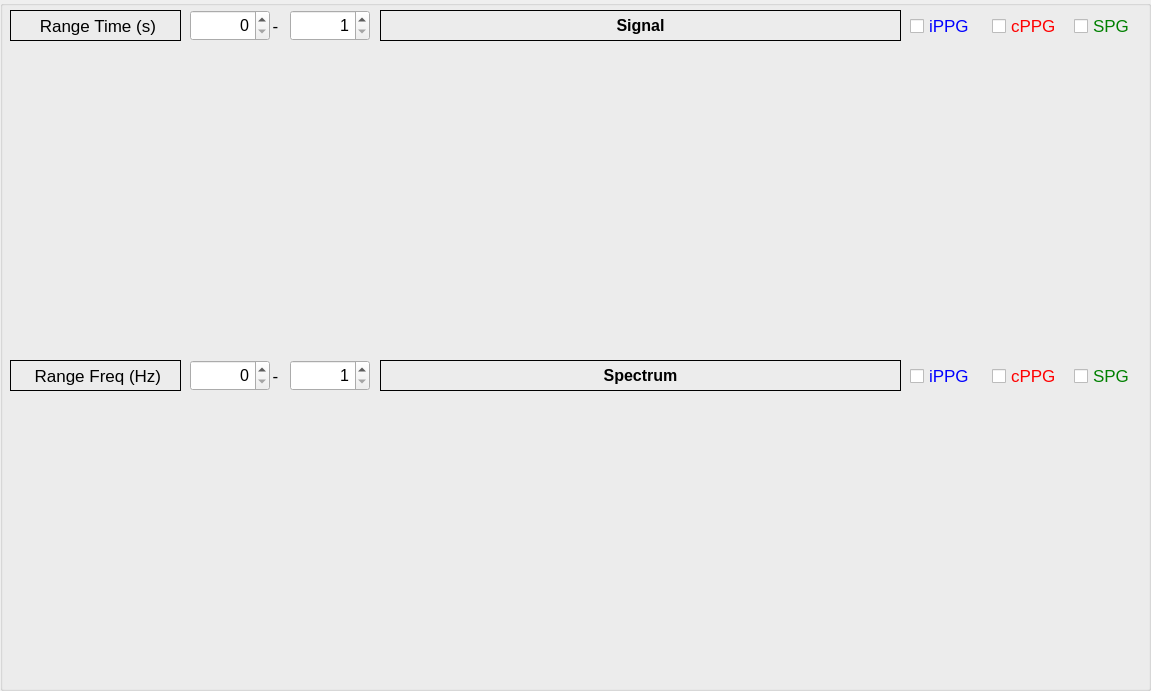
   <widget class="QGroupBox" name="result_group">
    <property name="geometry">
     <rect>
      <x>540</x>
      <y>-10</y>
      <width>1151</width>
      <height>691</height>
     </rect>
    </property>
    <property name="title">
     <string/>
    </property>
    <widget class="QLabel" name="freq_ippg">
     <property name="geometry">
      <rect>
       <x>380</x>
       <y>360</y>
       <width>521</width>
       <height>31</height>
      </rect>
     </property>
     <property name="font">
      <font>
       <pointsize>12</pointsize>
       <weight>75</weight>
       <bold>true</bold>
      </font>
     </property>
     <property name="frameShape">
      <enum>QFrame::Box</enum>
     </property>
     <property name="text">
      <string>Spectrum</string>
     </property>
     <property name="alignment">
      <set>Qt::AlignCenter</set>
     </property>
    </widget>
    <widget class="QLabel" name="ippg_cppg">
     <property name="geometry">
      <rect>
       <x>380</x>
       <y>10</y>
       <width>521</width>
       <height>31</height>
      </rect>
     </property>
     <property name="font">
      <font>
       <pointsize>12</pointsize>
       <weight>75</weight>
       <bold>true</bold>
      </font>
     </property>
     <property name="frameShape">
      <enum>QFrame::Box</enum>
     </property>
     <property name="text">
      <string>Signal</string>
     </property>
     <property name="alignment">
      <set>Qt::AlignCenter</set>
     </property>
    </widget>
    <widget class="QWidget" name="signal_plt" native="true">
     <property name="geometry">
      <rect>
       <x>0</x>
       <y>50</y>
       <width>1151</width>
       <height>300</height>
      </rect>
     </property>
    </widget>
    <widget class="QWidget" name="freq_plt" native="true">
     <property name="geometry">
      <rect>
       <x>0</x>
       <y>400</y>
       <width>1151</width>
       <height>300</height>
      </rect>
     </property>
    </widget>
    <widget class="QWidget" name="gridLayoutWidget_2">
     <property name="geometry">
      <rect>
       <x>910</x>
       <y>10</y>
       <width>240</width>
       <height>33</height>
      </rect>
     </property>
     <layout class="QGridLayout" name="gridLayout_2">
      <item row="0" column="3">
       <widget class="QCheckBox" name="signal_spg_show">
        <property name="font">
         <font>
          <pointsize>13</pointsize>
         </font>
        </property>
        <property name="styleSheet">
         <string notr="true">color: green;</string>
        </property>
        <property name="text">
         <string>SPG</string>
        </property>
       </widget>
      </item>
      <item row="0" column="0">
       <widget class="QCheckBox" name="signal_ippg_show">
        <property name="font">
         <font>
          <pointsize>13</pointsize>
         </font>
        </property>
        <property name="styleSheet">
         <string notr="true">color: blue;</string>
        </property>
        <property name="text">
         <string>iPPG</string>
        </property>
       </widget>
      </item>
      <item row="0" column="2">
       <widget class="QCheckBox" name="signal_cppg_show">
        <property name="font">
         <font>
          <pointsize>13</pointsize>
         </font>
        </property>
        <property name="styleSheet">
         <string notr="true">color: red;</string>
        </property>
        <property name="text">
         <string>cPPG</string>
        </property>
       </widget>
      </item>
     </layout>
    </widget>
    <widget class="QWidget" name="gridLayoutWidget_3">
     <property name="geometry">
      <rect>
       <x>910</x>
       <y>360</y>
       <width>240</width>
       <height>33</height>
      </rect>
     </property>
     <layout class="QGridLayout" name="gridLayout_3">
      <item row="0" column="3">
       <widget class="QCheckBox" name="freq_spg_show">
        <property name="font">
         <font>
          <pointsize>13</pointsize>
         </font>
        </property>
        <property name="styleSheet">
         <string notr="true">color: green;</string>
        </property>
        <property name="text">
         <string>SPG</string>
        </property>
       </widget>
      </item>
      <item row="0" column="0">
       <widget class="QCheckBox" name="freq_ippg_show">
        <property name="font">
         <font>
          <pointsize>13</pointsize>
         </font>
        </property>
        <property name="styleSheet">
         <string notr="true">color: blue;</string>
        </property>
        <property name="text">
         <string>iPPG</string>
        </property>
       </widget>
      </item>
      <item row="0" column="2">
       <widget class="QCheckBox" name="freq_cppg_show">
        <property name="font">
         <font>
          <pointsize>13</pointsize>
         </font>
        </property>
        <property name="styleSheet">
         <string notr="true">color: red;</string>
        </property>
        <property name="text">
         <string>cPPG</string>
        </property>
       </widget>
      </item>
     </layout>
    </widget>
    <widget class="QSpinBox" name="time_start">
     <property name="geometry">
      <rect>
       <x>190</x>
       <y>10</y>
       <width>80</width>
       <height>31</height>
      </rect>
     </property>
     <property name="font">
      <font>
       <pointsize>12</pointsize>
      </font>
     </property>
     <property name="alignment">
      <set>Qt::AlignRight|Qt::AlignTrailing|Qt::AlignVCenter</set>
     </property>
     <property name="suffix">
      <string/>
     </property>
     <property name="minimum">
      <number>0</number>
     </property>
     <property name="maximum">
      <number>1000</number>
     </property>
     <property name="singleStep">
      <number>1</number>
     </property>
     <property name="value">
      <number>0</number>
     </property>
    </widget>
    <widget class="QSpinBox" name="time_end">
     <property name="geometry">
      <rect>
       <x>290</x>
       <y>10</y>
       <width>80</width>
       <height>31</height>
      </rect>
     </property>
     <property name="font">
      <font>
       <pointsize>12</pointsize>
      </font>
     </property>
     <property name="alignment">
      <set>Qt::AlignRight|Qt::AlignTrailing|Qt::AlignVCenter</set>
     </property>
     <property name="minimum">
      <number>1</number>
     </property>
     <property name="maximum">
      <number>1000</number>
     </property>
    </widget>
    <widget class="QLabel" name="cppg_freq_2">
     <property name="geometry">
      <rect>
       <x>260</x>
       <y>10</y>
       <width>31</width>
       <height>31</height>
      </rect>
     </property>
     <property name="font">
      <font>
       <pointsize>13</pointsize>
      </font>
     </property>
     <property name="frameShape">
      <enum>QFrame::NoFrame</enum>
     </property>
     <property name="text">
      <string>-</string>
     </property>
     <property name="alignment">
      <set>Qt::AlignCenter</set>
     </property>
    </widget>
    <widget class="QLabel" name="cppg_freq_3">
     <property name="geometry">
      <rect>
       <x>10</x>
       <y>10</y>
       <width>171</width>
       <height>31</height>
      </rect>
     </property>
     <property name="font">
      <font>
       <pointsize>13</pointsize>
      </font>
     </property>
     <property name="frameShape">
      <enum>QFrame::Box</enum>
     </property>
     <property name="text">
      <string> Range Time (s)</string>
     </property>
     <property name="alignment">
      <set>Qt::AlignCenter</set>
     </property>
    </widget>
    <widget class="QLabel" name="cppg_freq_4">
     <property name="geometry">
      <rect>
       <x>10</x>
       <y>360</y>
       <width>171</width>
       <height>31</height>
      </rect>
     </property>
     <property name="font">
      <font>
       <pointsize>13</pointsize>
      </font>
     </property>
     <property name="frameShape">
      <enum>QFrame::Box</enum>
     </property>
     <property name="text">
      <string> Range Freq (Hz)</string>
     </property>
     <property name="alignment">
      <set>Qt::AlignCenter</set>
     </property>
    </widget>
    <widget class="QSpinBox" name="freq_end">
     <property name="geometry">
      <rect>
       <x>290</x>
       <y>360</y>
       <width>80</width>
       <height>31</height>
      </rect>
     </property>
     <property name="font">
      <font>
       <pointsize>12</pointsize>
      </font>
     </property>
     <property name="alignment">
      <set>Qt::AlignRight|Qt::AlignTrailing|Qt::AlignVCenter</set>
     </property>
     <property name="minimum">
      <number>1</number>
     </property>
     <property name="maximum">
      <number>1000</number>
     </property>
    </widget>
    <widget class="QLabel" name="cppg_freq_5">
     <property name="geometry">
      <rect>
       <x>260</x>
       <y>360</y>
       <width>31</width>
       <height>31</height>
      </rect>
     </property>
     <property name="font">
      <font>
       <pointsize>13</pointsize>
      </font>
     </property>
     <property name="frameShape">
      <enum>QFrame::NoFrame</enum>
     </property>
     <property name="text">
      <string>-</string>
     </property>
     <property name="alignment">
      <set>Qt::AlignCenter</set>
     </property>
    </widget>
    <widget class="QSpinBox" name="freq_start">
     <property name="geometry">
      <rect>
       <x>190</x>
       <y>360</y>
       <width>80</width>
       <height>31</height>
      </rect>
     </property>
     <property name="font">
      <font>
       <pointsize>12</pointsize>
      </font>
     </property>
     <property name="alignment">
      <set>Qt::AlignRight|Qt::AlignTrailing|Qt::AlignVCenter</set>
     </property>
     <property name="suffix">
      <string/>
     </property>
     <property name="minimum">
      <number>0</number>
     </property>
     <property name="maximum">
      <number>1000</number>
     </property>
     <property name="singleStep">
      <number>1</number>
     </property>
     <property name="value">
      <number>0</number>
     </property>
    </widget>
   </widget>
